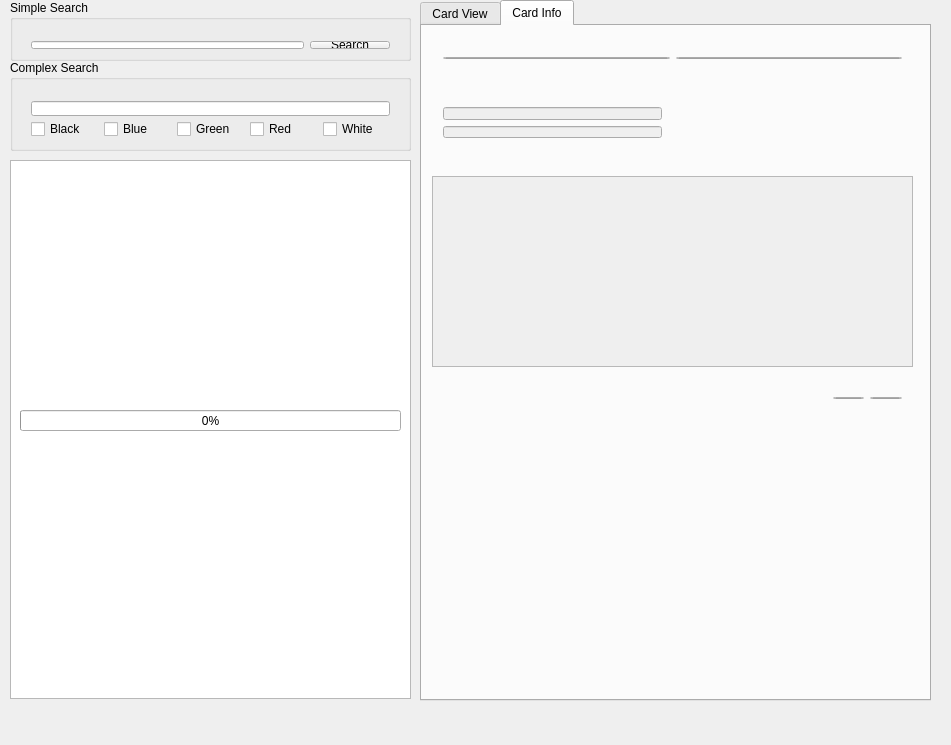
<?xml version="1.0" encoding="UTF-8"?>
<ui version="4.0">
 <class>MainWindow</class>
 <widget class="QMainWindow" name="MainWindow">
  <property name="geometry">
   <rect>
    <x>0</x>
    <y>0</y>
    <width>951</width>
    <height>745</height>
   </rect>
  </property>
  <property name="sizePolicy">
   <sizepolicy hsizetype="Preferred" vsizetype="Preferred">
    <horstretch>0</horstretch>
    <verstretch>0</verstretch>
   </sizepolicy>
  </property>
  <property name="minimumSize">
   <size>
    <width>951</width>
    <height>745</height>
   </size>
  </property>
  <property name="maximumSize">
   <size>
    <width>951</width>
    <height>800</height>
   </size>
  </property>
  <property name="baseSize">
   <size>
    <width>951</width>
    <height>745</height>
   </size>
  </property>
  <property name="windowTitle">
   <string>Magic Search</string>
  </property>
  <property name="autoFillBackground">
   <bool>true</bool>
  </property>
  <property name="toolButtonStyle">
   <enum>Qt::ToolButtonTextOnly</enum>
  </property>
  <property name="animated">
   <bool>false</bool>
  </property>
  <property name="documentMode">
   <bool>false</bool>
  </property>
  <property name="tabShape">
   <enum>QTabWidget::Triangular</enum>
  </property>
  <widget class="QWidget" name="centralWidget">
   <property name="sizePolicy">
    <sizepolicy hsizetype="Fixed" vsizetype="Fixed">
     <horstretch>0</horstretch>
     <verstretch>0</verstretch>
    </sizepolicy>
   </property>
   <property name="minimumSize">
    <size>
     <width>951</width>
     <height>707</height>
    </size>
   </property>
   <property name="maximumSize">
    <size>
     <width>951</width>
     <height>707</height>
    </size>
   </property>
   <property name="sizeIncrement">
    <size>
     <width>0</width>
     <height>0</height>
    </size>
   </property>
   <widget class="QListView" name="cardList">
    <property name="geometry">
     <rect>
      <x>10</x>
      <y>160</y>
      <width>401</width>
      <height>539</height>
     </rect>
    </property>
    <property name="sizePolicy">
     <sizepolicy hsizetype="Expanding" vsizetype="Expanding">
      <horstretch>0</horstretch>
      <verstretch>3</verstretch>
     </sizepolicy>
    </property>
    <property name="maximumSize">
     <size>
      <width>16777215</width>
      <height>16777215</height>
     </size>
    </property>
    <property name="toolTip">
     <string>Double-click to show Card </string>
    </property>
    <property name="editTriggers">
     <set>QAbstractItemView::NoEditTriggers</set>
    </property>
    <property name="dragEnabled">
     <bool>false</bool>
    </property>
    <property name="dragDropMode">
     <enum>QAbstractItemView::NoDragDrop</enum>
    </property>
    <property name="defaultDropAction">
     <enum>Qt::IgnoreAction</enum>
    </property>
    <property name="selectionMode">
     <enum>QAbstractItemView::NoSelection</enum>
    </property>
    <property name="textElideMode">
     <enum>Qt::ElideNone</enum>
    </property>
   </widget>
   <widget class="QGroupBox" name="SimpleSearchBox">
    <property name="geometry">
     <rect>
      <x>10</x>
      <y>0</y>
      <width>401</width>
      <height>61</height>
     </rect>
    </property>
    <property name="title">
     <string>Simple Search</string>
    </property>
    <widget class="QWidget" name="layoutWidget">
     <property name="geometry">
      <rect>
       <x>10</x>
       <y>30</y>
       <width>381</width>
       <height>30</height>
      </rect>
     </property>
     <layout class="QHBoxLayout" name="horizontalLayout">
      <item>
       <widget class="QLineEdit" name="searchName">
        <property name="inputMask">
         <string/>
        </property>
        <property name="text">
         <string/>
        </property>
       </widget>
      </item>
      <item>
       <widget class="QPushButton" name="searchButton">
        <property name="text">
         <string>Search</string>
        </property>
       </widget>
      </item>
     </layout>
    </widget>
   </widget>
   <widget class="QGroupBox" name="complexSearchBox">
    <property name="geometry">
     <rect>
      <x>10</x>
      <y>60</y>
      <width>401</width>
      <height>91</height>
     </rect>
    </property>
    <property name="title">
     <string>Complex Search</string>
    </property>
    <widget class="QWidget" name="layoutWidget">
     <property name="geometry">
      <rect>
       <x>10</x>
       <y>30</y>
       <width>381</width>
       <height>57</height>
      </rect>
     </property>
     <layout class="QVBoxLayout" name="verticalLayout">
      <item>
       <widget class="QLineEdit" name="searchText">
        <property name="inputMask">
         <string/>
        </property>
        <property name="text">
         <string/>
        </property>
       </widget>
      </item>
      <item>
       <layout class="QHBoxLayout" name="horizontalLayout_2">
        <item>
         <widget class="QCheckBox" name="blackCheckBox">
          <property name="text">
           <string>Black</string>
          </property>
         </widget>
        </item>
        <item>
         <widget class="QCheckBox" name="blueCheckBox">
          <property name="text">
           <string>Blue</string>
          </property>
         </widget>
        </item>
        <item>
         <widget class="QCheckBox" name="greenCheckBox">
          <property name="text">
           <string>Green</string>
          </property>
         </widget>
        </item>
        <item>
         <widget class="QCheckBox" name="redCheckBox">
          <property name="text">
           <string>Red</string>
          </property>
         </widget>
        </item>
        <item>
         <widget class="QCheckBox" name="whiteCheckBox">
          <property name="text">
           <string>White</string>
          </property>
         </widget>
        </item>
       </layout>
      </item>
     </layout>
    </widget>
   </widget>
   <widget class="QTabWidget" name="tabWidget">
    <property name="geometry">
     <rect>
      <x>420</x>
      <y>0</y>
      <width>511</width>
      <height>701</height>
     </rect>
    </property>
    <property name="tabShape">
     <enum>QTabWidget::Rounded</enum>
    </property>
    <property name="currentIndex">
     <number>1</number>
    </property>
    <widget class="QWidget" name="cardViewTab">
     <attribute name="title">
      <string>Card View</string>
     </attribute>
     <widget class="QGraphicsView" name="imageDisplay">
      <property name="geometry">
       <rect>
        <x>0</x>
        <y>0</y>
        <width>515</width>
        <height>672</height>
       </rect>
      </property>
      <property name="sizePolicy">
       <sizepolicy hsizetype="Fixed" vsizetype="Fixed">
        <horstretch>0</horstretch>
        <verstretch>0</verstretch>
       </sizepolicy>
      </property>
      <property name="minimumSize">
       <size>
        <width>0</width>
        <height>0</height>
       </size>
      </property>
      <property name="maximumSize">
       <size>
        <width>1200</width>
        <height>1200</height>
       </size>
      </property>
      <property name="toolTip">
       <string/>
      </property>
      <property name="sizeAdjustPolicy">
       <enum>QAbstractScrollArea::AdjustToContents</enum>
      </property>
      <property name="resizeAnchor">
       <enum>QGraphicsView::NoAnchor</enum>
      </property>
     </widget>
    </widget>
    <widget class="QWidget" name="cardInfoTab">
     <attribute name="title">
      <string>Card Info</string>
     </attribute>
     <widget class="QTextEdit" name="infoDescription">
      <property name="enabled">
       <bool>false</bool>
      </property>
      <property name="geometry">
       <rect>
        <x>10</x>
        <y>150</y>
        <width>481</width>
        <height>191</height>
       </rect>
      </property>
      <property name="toolTip">
       <string>Card Description</string>
      </property>
     </widget>
     <widget class="QWidget" name="">
      <property name="geometry">
       <rect>
        <x>400</x>
        <y>360</y>
        <width>91</width>
        <height>24</height>
       </rect>
      </property>
      <layout class="QHBoxLayout" name="horizontalLayout_4">
       <item>
        <widget class="QLineEdit" name="infoPower">
         <property name="enabled">
          <bool>false</bool>
         </property>
         <property name="toolTip">
          <string>Card Power</string>
         </property>
        </widget>
       </item>
       <item>
        <widget class="QLineEdit" name="infoToughness">
         <property name="enabled">
          <bool>false</bool>
         </property>
         <property name="toolTip">
          <string>Card Toughness</string>
         </property>
        </widget>
       </item>
      </layout>
     </widget>
     <widget class="QWidget" name="">
      <property name="geometry">
       <rect>
        <x>10</x>
        <y>70</y>
        <width>241</width>
        <height>53</height>
       </rect>
      </property>
      <layout class="QVBoxLayout" name="verticalLayout_2">
       <item>
        <widget class="QLineEdit" name="infoType">
         <property name="enabled">
          <bool>false</bool>
         </property>
         <property name="toolTip">
          <string>Card Type</string>
         </property>
        </widget>
       </item>
       <item>
        <widget class="QLineEdit" name="infoSubtype">
         <property name="enabled">
          <bool>false</bool>
         </property>
         <property name="toolTip">
          <string>Card Subtype</string>
         </property>
        </widget>
       </item>
      </layout>
     </widget>
     <widget class="QWidget" name="">
      <property name="geometry">
       <rect>
        <x>10</x>
        <y>20</y>
        <width>481</width>
        <height>24</height>
       </rect>
      </property>
      <layout class="QHBoxLayout" name="horizontalLayout_3">
       <item>
        <widget class="QLineEdit" name="infoName">
         <property name="enabled">
          <bool>false</bool>
         </property>
         <property name="toolTip">
          <string>Card Name</string>
         </property>
        </widget>
       </item>
       <item>
        <widget class="QLineEdit" name="infoColors">
         <property name="enabled">
          <bool>false</bool>
         </property>
         <property name="toolTip">
          <string>Card Colors</string>
         </property>
        </widget>
       </item>
      </layout>
     </widget>
    </widget>
   </widget>
   <widget class="QProgressBar" name="progressBar">
    <property name="geometry">
     <rect>
      <x>20</x>
      <y>410</y>
      <width>381</width>
      <height>21</height>
     </rect>
    </property>
    <property name="minimumSize">
     <size>
      <width>0</width>
      <height>0</height>
     </size>
    </property>
    <property name="value">
     <number>0</number>
    </property>
    <property name="orientation">
     <enum>Qt::Horizontal</enum>
    </property>
    <property name="invertedAppearance">
     <bool>false</bool>
    </property>
   </widget>
  </widget>
  <widget class="QMenuBar" name="menuBar">
   <property name="geometry">
    <rect>
     <x>0</x>
     <y>0</y>
     <width>951</width>
     <height>26</height>
    </rect>
   </property>
  </widget>
 </widget>
 <layoutdefault spacing="6" margin="11"/>
 <resources/>
 <connections/>
</ui>
